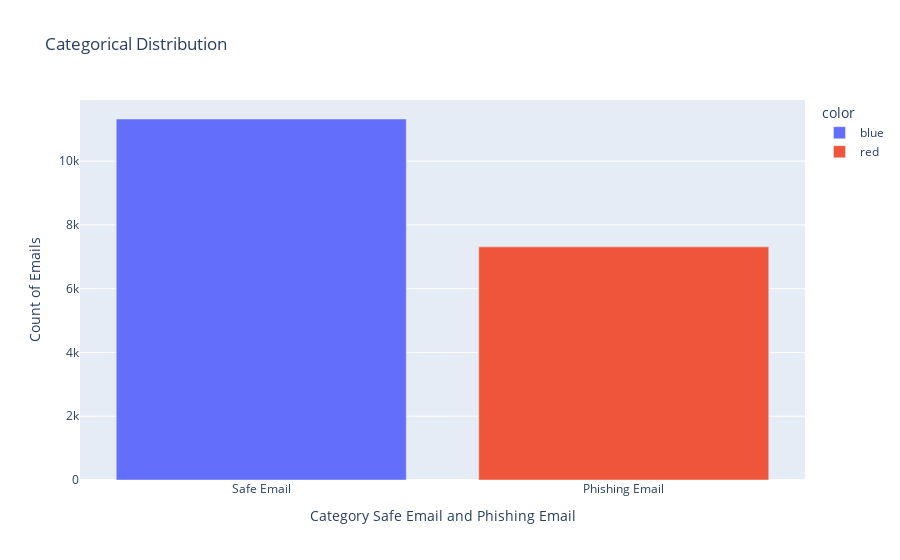

The code cell stored with this chart in its notebook:
### Code cell
# Create the bar chart
bar = px.bar(df['Email Type'].value_counts(), x=df['Email Type'].value_counts().index, y=df['Email Type'].value_counts().values,
             color=['blue', 'red'], labels={'x': 'Category Safe Email and Phishing Email', 'y': 'Count of Emails'},
             title="Categorical Distribution")

# Show the plot
bar.show()

### Figure 1 — Plotly figure (JSON) as saved in the notebook; plotly's stock layout.template omitted (floating-point values rounded to 4 significant figures)
{"data": [{"alignmentgroup": "True", "hovertemplate": "color=blue<br>Category Safe Email and Phishing Email=%{x}<br>Count of Emails=%{y}<extra></extra>", "legendgroup": "blue", "marker": {"color": "#636efa", "pattern": {"shape": ""}}, "name": "blue", "offsetgroup": "blue", "orientation": "v", "showlegend": true, "textposition": "auto", "type": "bar", "x": ["Safe Email"], "xaxis": "x", "y": [11322], "yaxis": "y"}, {"alignmentgroup": "True", "hovertemplate": "color=red<br>Category Safe Email and Phishing Email=%{x}<br>Count of Emails=%{y}<extra></extra>", "legendgroup": "red", "marker": {"color": "#EF553B", "pattern": {"shape": ""}}, "name": "red", "offsetgroup": "red", "orientation": "v", "showlegend": true, "textposition": "auto", "type": "bar", "x": ["Phishing Email"], "xaxis": "x", "y": [7312], "yaxis": "y"}], "layout": {"barmode": "relative", "legend": {"title": {"text": "color"}, "tracegroupgap": 0}, "title": {"text": "Categorical Distribution"}, "xaxis": {"anchor": "y", "domain": [0, 1], "title": {"text": "Category Safe Email and Phishing Email"}}, "yaxis": {"anchor": "x", "domain": [0, 1], "title": {"text": "Count of Emails"}}}}
